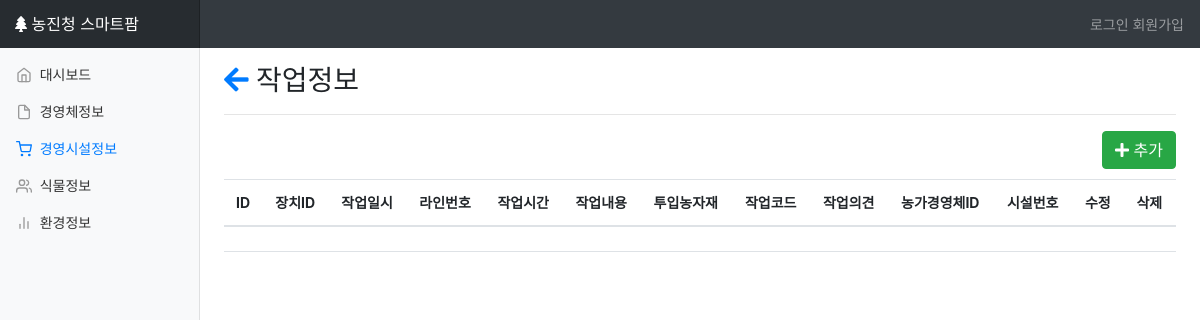
Before: /wi with the older database file.
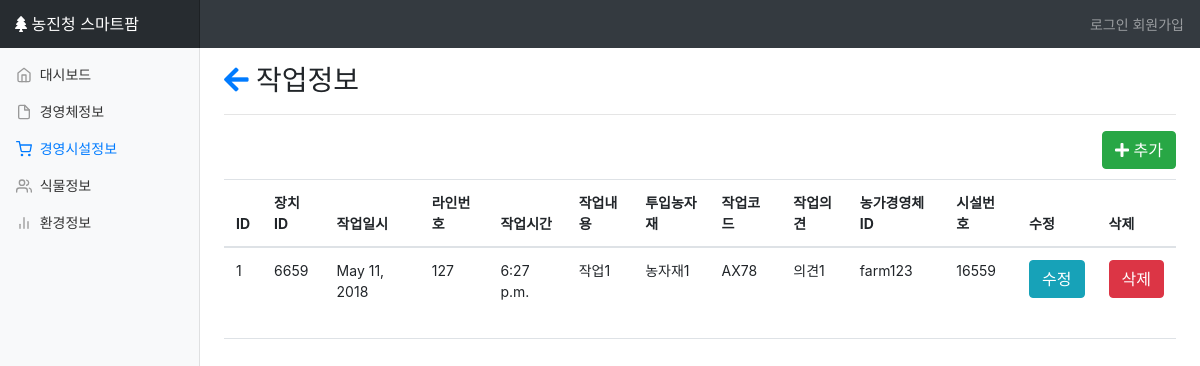
After: the same page with the newer database file.
### dashboard/models.py (models this page shows, shortened)
class work_info(models.Model):
	GM_WORK_ID=models.IntegerField(null=True)
	GM_WORK_DATE=models.DateField(auto_now=False)
	GM_WORK_LINE_NUM=models.IntegerField(null=True)
	GM_LABOR_TIME=models.TimeField(auto_now=False)
	GM_WORK_INFO=models.CharField(max_length=50)
	GM_AGRI_MTRI_IN_WORK=models.CharField(max_length=50)
	GM_WORK_CODE=models.CharField(max_length=5)
	GM_WORK_OP=models.CharField(max_length=50)
	FI_ID=models.ForeignKey(e1model)
	CI_ID=models.ForeignKey(gb_info)

class e1model(models.Model):
	GB_FA_ID=models.CharField(max_length=30)
	GB_FA_PW=models.CharField(max_length=20)
	CTVT_FCLTY_ID=models.CharField(max_length=30)
	GB_FA_PHONE=models.CharField(max_length=13)
	GB_FA_EMAIL=models.CharField(max_length=30)
	GB_FA_ADDR=models.CharField(max_length=100)
	GB_FA_NAME=models.CharField(max_length=20)
	GB_FA_SIZE=models.IntegerField(null=True)
	GB_FAM_NUM=models.IntegerField(null=True)
	GB_COOPER_UNIT=models.CharField(max_length=30)

class gb_info(models.Model):
	FI_ID=models.ForeignKey(e1model)
	GB_NUMBER=models.IntegerField(null=True)
	GB_KIND_CODE=models.CharField(max_length=20)
	GB_FA_LATITUDE=models.FloatField(null=True)
	GB_FA_LONGITUDE=models.FloatField(null=True)
	GB_SIZE=models.FloatField(null=True)
	GB_ARCHITECTURE=models.CharField(max_length=50)
	GB_CONT_KIND=models.CharField(max_length=50)
	GB_INSTALL_DIAGRM=models.CharField(max_length=50)
	GB_DIGITAL_MANUAL=models.CharField(max_length=50)
	GB_FA_LAND_CATER=models.CharField(max_length=50)
	GB_CENTER_DIRECT=models.CharField(max_length=10)
	GB_INSTAL=models.CharField(max_length=50)
	GB_MANUFA=models.CharField(max_length=50)
	GB_MAINTE_COMP=models.CharField(max_length=50)
	DA_ID=models.ForeignKey(device_admin)

### dashboard/views.py (the view)
# urls.py: url(r'^wi$',views.wi,name='wi'),
def wi(request):
	ds=work_info.objects.all()
	return render(request,"farm/wi.html",{"ds":ds})

### dashboard/templates/farm/wi.html (shortened to what this page needs)
{% extends 'farm/base.html' %}
{% block content %}
{% load staticfiles %}
	<link href="{% static 'farm/css/e1.css' %}" rel="stylesheet">
	<link href="https://use.fontawesome.com/releases/v5.0.7/css/all.css" rel="stylesheet">
	<div class=tg>
		<h3><a href="{% url 'clist' %}"><i class="fas fa-arrow-left"></i></a> 작업정보</h3>
		<hr>
		<a href="{% url 'wi_update' %}"><button class="btn btn-success"><i class="fas fa-plus"></i> 추가</button></a>
		<table class="table table-hover">
		  <thead>
		    <tr>
		      <th scope="col">ID</th>
		      <th scope="col">장치ID</th>
		      <th scope="col">작업일시</th>
		      <th scope="col">라인번호</th>
		      <th scope="col">작업시간</th>
		      <th scope="col">작업내용</th>
		      <th scope="col">투입농자재</th>
		      <th scope="col">작업코드</th>
		      <th scope="col">작업의견</th>
		      <th scope="col">농가경영체ID</th>
		      <th scope="col">시설번호</th>
		      <th scope="col">수정</th>
		      <th scope="col">삭제</th>
		    </tr>
		  </thead>
		  <tbody>
		{% for i in ds %}
			<tr>
				<td>{{i.id}}</td>
				<td>{{i.GM_WORK_ID}}</td>
				<td>{{i.GM_WORK_DATE}}</td>
				<td>{{i.GM_WORK_LINE_NUM}}</td>
				<td>{{i.GM_LABOR_TIME}}</td>
				<td>{{i.GM_WORK_INFO}}</td>
				<td>{{i.GM_AGRI_MTRI_IN_WORK}}</td>
				<td>{{i.GM_WORK_CODE}}</td>
				<td>{{i.GM_WORK_OP}}</td>
				<td>{{i.FI_ID.GB_FA_ID}}</td>
				<td>{{i.CI_ID.GB_NUMBER}}</td>
				<td><a href="{% url 'wi_update' %}?id={{i.id}}"><button class="btn btn-info">수정</button></a></td>
				<td><button class="btn btn-danger" data-toggle="modal" data-target="#delmodal{{i.id}}">삭제</button></td>
			</tr>
		{% endfor %}
		</tbody>
		</table>
	</div>
{% endblock %}

Changed rows visible on the page:
added work_info: id "1", GM_WORK_ID "6659", GM_WORK_DATE "May 11, 2018", GM_WORK_LINE_NUM "127", GM_LABOR_TIME "6:27 p.m.", GM_WORK_INFO "작업1", GM_AGRI_MTRI_IN_WORK "농자재1", GM_WORK_CODE "AX78", GM_WORK_OP "의견1", FI_ID.GB_FA_ID "farm123", CI_ID.GB_NUMBER "16559"
